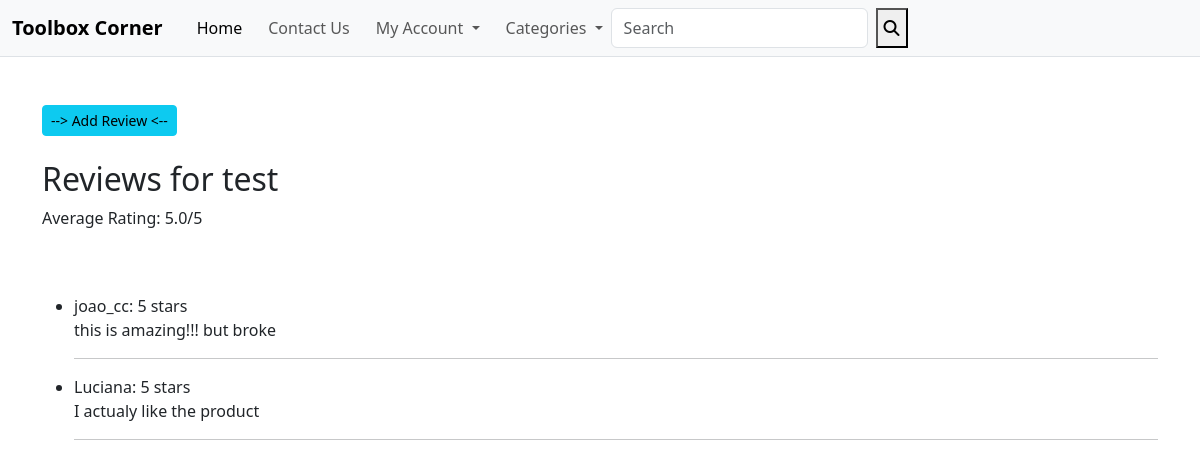
Screenshot of /reviews/product/1/ with the database file from the repository.
### website/models.py (models this page shows, shortened)
class Product(models.Model):
    name = models.CharField(max_length=100)
    description = models.TextField(max_length=300)
    price = models.DecimalField(max_digits=10, decimal_places=2)
    created_by = models.ForeignKey(User, null=True, blank=True, on_delete=models.SET_NULL)
    created_at = models.DateTimeField(auto_now_add=True)
    modified_at = models.DateTimeField(auto_now=True)
    category = models.ForeignKey(Category, null=True, blank=True, on_delete=models.SET_NULL, related_name='products')

### review/models.py (models this page shows, shortened)
class Review(models.Model):
    STAR_CHOICES = [(i, str(i)) for i in range(6)]
    product = models.ForeignKey(Product, on_delete=models.CASCADE)
    user = models.ForeignKey(settings.AUTH_USER_MODEL, on_delete=models.CASCADE)
    content = models.TextField(max_length=500, blank=True)
    stars = models.IntegerField(choices=STAR_CHOICES)
    created_at = models.DateTimeField(auto_now_add=True)
    updated_at = models.DateTimeField(auto_now=True)
    class Meta:
        unique_together = ('product', 'user')

### review/views.py (the view)
# urls.py: path('product/<int:product_id>/', views.review_list, name='review_list'),
def review_list(request, product_id):
    product = get_object_or_404(Product, id=product_id)
    reviews = Review.objects.filter(product=product)
    average_rating = reviews.aggregate(Avg('stars'))['stars__avg']
    context = {
        'product': product,
        'reviews': reviews,
        'average_rating': average_rating,
    }
    return render(request, 'review/review_list.html', context)

### review/templates/review/review_list.html (shortened to what this page needs)
{% extends 'base.html' %}
{% block content %}
<br>
<a class="btn btn-info btn-sm" href="{% url 'add_review' product.id %}"> --> Add Review <--</a>
<br>
<br>
<h2>Reviews for {{ product.name }}</h2>
<p>Average Rating: {{ average_rating|default:"No reviews yet" }}/5</p>
<br><br>
<ul>
    {% for review in reviews %}
        <li>
            {{ review.user.username }}: {{ review.stars }} stars
            <p>{{ review.content }}</p>
        </li>
        <hr>
    {% endfor %}
</ul>
{% endblock %}

### rows the page displays
Product: name "test"
Review: user.username "joao_cc", stars "5", content "this is amazing!!! but broke"
Review: user.username "Luciana", stars "5", content "I actualy like the product"

### other values shown
{{ average_rating|default:"No reviews yet" }} "5.0"
